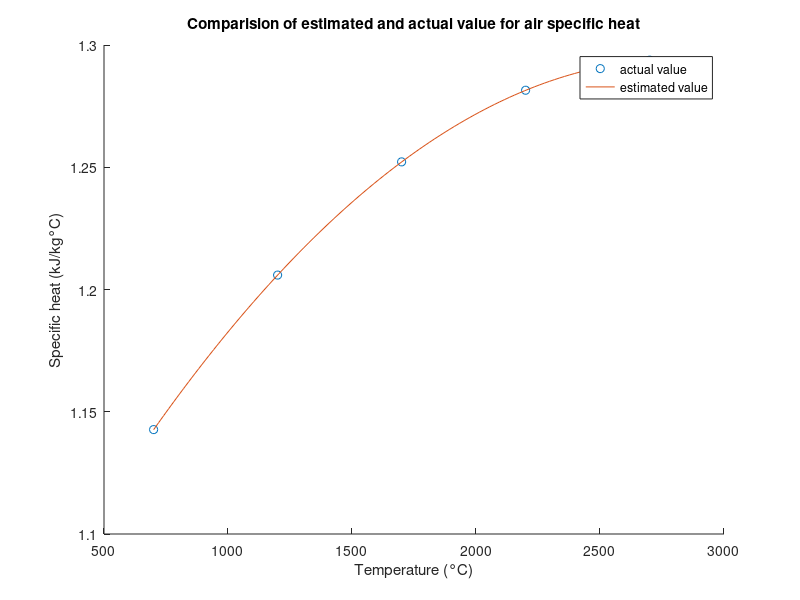

Reproduce this figure in MATLAB.
T = [700,1200,1700,2200,2700];
c = [1.1427,1.2059,1.2522,1.2815,1.2938];
a = [1.0256   0.00019097  -3.3943e-08];

x = linspace(min(T),max(T));
y = a(1) + a(2)*x + a(3)*x.^2;
hold on
plot(T,c,'o','DisplayName','actual value')
plot(x,y,'DisplayName','estimated value')
hold off
legend show
xlabel("Temperature (°C)")
ylabel("Specific heat (kJ/kg°C)")
title("Comparision of estimated and actual value for air specific heat")